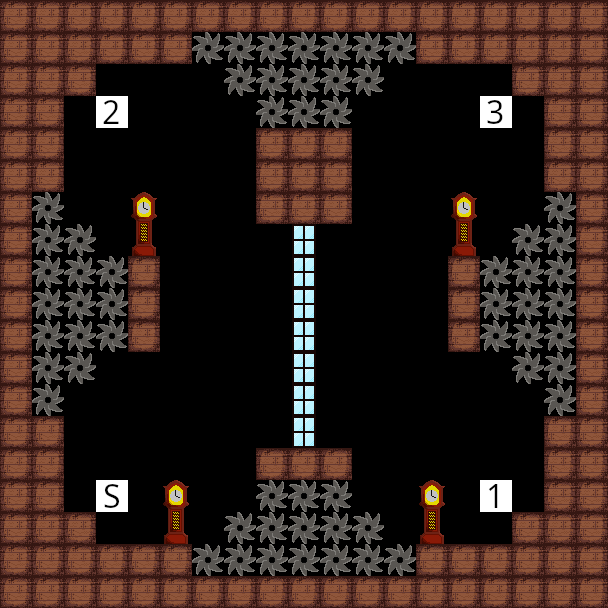

A level layout from a 2D game, rendered from its tile map. Below: a short description, then the map file with its tile-grid data intact:
An orthogonal 19x19 tile map with 32x32 px tiles, 1 tile layer (Tile Layer 1).

<map version="1.10" tiledversion="1.10.2" orientation="orthogonal" renderorder="right-down" width="19" height="19" tilewidth="32" tileheight="32" infinite="0" nextlayerid="2" nextobjectid="1">
 <tileset firstgid="1" source="../../editor/tiles.tsx" />
 <layer id="1" name="Tile Layer 1" width="19" height="19">
  <data encoding="csv">
2,2,2,2,2,2,2,2,2,2,2,2,2,2,2,2,2,2,2,
2,2,2,2,2,2,4,4,4,4,4,4,4,2,2,2,2,2,2,
2,2,2,0,0,0,0,4,4,4,4,4,0,0,0,0,2,2,2,
2,2,0,102,0,0,0,0,4,4,4,0,0,0,0,103,0,2,2,
2,2,0,0,0,0,0,0,2,2,2,0,0,0,0,0,0,2,2,
2,2,0,0,0,0,0,0,2,2,2,0,0,0,0,0,0,2,2,
2,4,0,0,0,0,0,0,2,2,2,0,0,0,0,0,0,4,2,
2,4,4,0,25,0,0,0,0,23,0,0,0,0,25,0,4,4,2,
2,4,4,4,2,0,0,0,0,23,0,0,0,0,2,4,4,4,2,
2,4,4,4,2,0,0,0,0,23,0,0,0,0,2,4,4,4,2,
2,4,4,4,2,0,0,0,0,23,0,0,0,0,2,4,4,4,2,
2,4,4,0,0,0,0,0,0,23,0,0,0,0,0,0,4,4,2,
2,4,0,0,0,0,0,0,0,23,0,0,0,0,0,0,0,4,2,
2,2,0,0,0,0,0,0,0,23,0,0,0,0,0,0,0,2,2,
2,2,0,0,0,0,0,0,2,2,2,0,0,0,0,0,0,2,2,
2,2,0,6,0,0,0,0,4,4,4,0,0,0,0,101,0,2,2,
2,2,2,0,0,25,0,4,4,4,4,4,0,25,0,0,2,2,2,
2,2,2,2,2,2,4,4,4,4,4,4,4,2,2,2,2,2,2,
2,2,2,2,2,2,2,2,2,2,2,2,2,2,2,2,2,2,2
</data>
 </layer>
</map>
